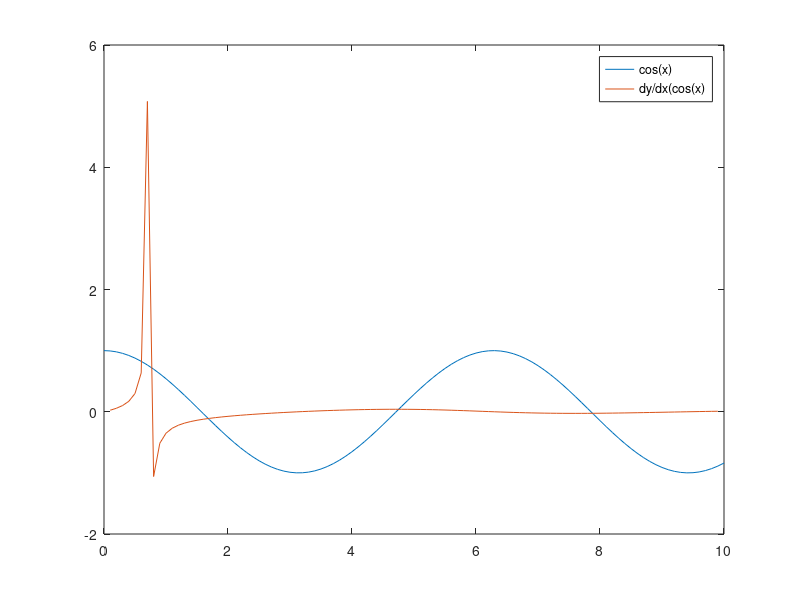

The MATLAB source for this figure: (Note: this script raises an error after producing the figure.)
%ME203-Section 1101
%Winters, Marcus
% 10/25/21
%Lab 21
clc, clear, format compact
x=0:0.1:10;
y=cos(x);
n=length(x);
dy=y(3:n)-y(1:n-2);
dx=x(3:n)-y(1:n-2);
dy_dx=dy./dx;
plot(x,y,x(2:n-1),dy_dx)
legend('cos(x)','dy/dx(cos(x)')
%%

[X Y]=ode45(-2*x.^3+x-y, 0:3,1)
